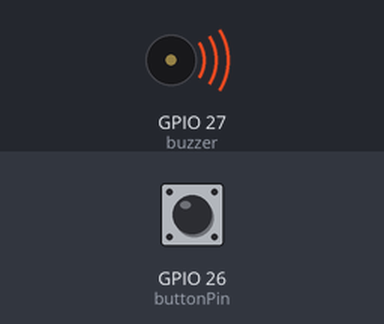
Recording of a sketch running on a simulated ESP32. Parts: buzzer (waves = sounding). The test bench sets the inputs (shaded band); at power-on: GPIO 26 (buttonPin) HIGH.

Above: at 1.2 s.
1.3 s: GPIO 26 (buttonPin) pulled LOW for 0.15 s
At 4.53 s:
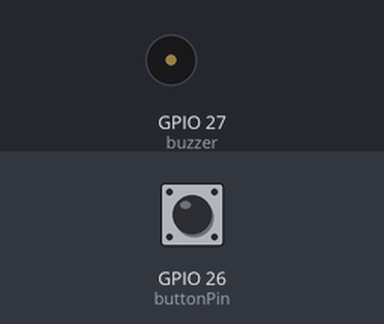
Timing chart, 0 to 10.3 s (numbered marks = the images above; inputs shaded):
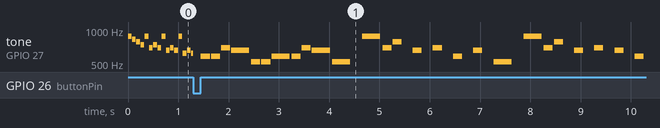

Measured:
- by itself, tone on GPIO 27 (buzzer): plays 587 Hz for 0.18 s, 587 Hz for 0.18 s, 698 Hz for 0.18 s, 659 Hz for 0.36 s, 523 Hz for 0.18 s, 523 Hz for 0.18 s … (26 notes in this stretch)

The sketch:

chiptune_asrun.ino
```cpp
/*
  Chiptune Jukebox  (ESP32)
  ---------------------------------------------------------------
  Songs: Pokemon Battle ->  Attack on Titan  ->  Fullmetal Alchemist  ->  Super Mario

  Wiring:
    - Passive buzzer / piezo:  pin 27  ->  buzzer  ->  GND
    - Push button:             pin 4   ->  button  ->  GND
      (uses the internal pull-up, so no resistor needed)

  How it works:
    - Starts on the Pokemon battle theme and plays through.
    - Press the button any time to skip to the next song.
    - If a song finishes on its own, it waits silently until
      you press the button to start the next one.
    - Songs cycle: Battle -> Attack on Titan -> Fullmetal Alchemist -> Mario -> Battle ...

  Note format:
    Each melody is a list of { note, duration } pairs.
    duration: 1 = whole, 2 = half, 4 = quarter, 8 = eighth, 16 = sixteenth.
    A negative duration means a dotted note (1.5x length).
  ---------------------------------------------------------------
*/

int buzzer    = 27;
int buttonPin = 26;

// --- Note frequencies in Hz (shared by all songs) ---
#define REST 0
#define E4   330
#define FS4  370
#define G4   392
#define GS4  415
#define A4   440
#define AS4  466
#define B4   494
#define C5   523
#define CS5  554
#define D5   587
#define DS5  622
#define E5   659
#define F5   698
#define FS5  740
#define G5   784
#define GS5  831
#define A5   880
#define AS5  932
#define B5   988
#define C6   1047
#define CS6  1109
#define D6   1175
#define DS6  1245
#define E6   1319
#define F6   1397
#define G6   1568

// =====================================================================
//  SONG 1 : Pokemon Red/Blue - Trainer Battle Theme
// =====================================================================
int pokemonBattle[] = {
  A5,16, GS5,16, G5,16, FS5,16, A5,16, F5,16, FS5,16, F5,16,
  A5,16, E5,16, F5,16, E5,16, A5,16, DS5,16, E5,16, DS5,16,
  A5,16, D5,16, DS5,16, D5,16, A5,16, CS5,16, D5,16, CS5,16,
  A5,16, C5,16, CS5,16, C5,16, A5,16, B4,16, C5,16, B4,16,
  B5,8, REST,8, REST,4, REST,2, REST,1, B5,8, REST,8, REST,4,
  REST,2, REST,2, REST,4, A5,8, REST,8, B4,8, REST,4, CS5,8,
  REST,4, D5,8, REST,8, B4,8, CS5,8, REST,8, D5,8, REST,4,
  A5,8, AS5,8, B5,8, REST,4, CS6,8, REST,4, D6,8, REST,8,
  B5,8, CS6,8, REST,8, D6,8, REST,4, A5,8, REST,8, B4,4,
  B4,8, FS4,2, REST,8, REST,4, B4,4, FS4,4, B4,4, C5,1,
  REST,1, B4,4, B4,8, FS4,2, REST,8, REST,4, B4,4, FS4,4,
  B4,4, A4,1, REST,1, G4,1, D5,2, G4,2, A4,1, REST,1,
  G4,1, E5,2, FS5,2, E5,1, G5,4, A5,8, G5,8, FS5,8,
  E5,8, D5,8, E5,8, FS5,1, FS5,1, G5,1, G5,4, A5,8,
  G5,8, G5,8, FS5,8, E5,8, FS5,8, GS5,1, GS5,1, A5,1,
  CS6,2, E6,2, D6,4, A5,4, C6,8, B5,8, B5,1, B5,4,
  B5,2, D6,4, A5,4, AS5,8, F6,8, F6,2, F6,4, G6,1,
  E6,1, E6,2, E6,4, E6,8, B4,8, C5,4, C5,8, A4,8,
  A4,2, REST,4, C5,4, A4,4, C5,4, AS4,4, AS4,8, F5,2,
  REST,4, REST,8, AS4,4, F5,4, D5,4, C5,4, C5,8, A4,8,
  A4,2, REST,4, A4,4, E5,8, D5,8, C5,8, E5,8, D5,8,
  AS4,4, F5,8, F5,2, G5,4, G5,8, F5,4, F5,8, D5,4,
  F5,1, E5,1, D5,1, E5,1, F6,1, E6,1, G6,1, F6,1,
  E5,8, REST,4, E5,8, REST,4, E5,8, REST,8, E5,8, REST,4,
  E5,8, REST,4, E5,8, REST,8, E5,8, REST,4, E5,8, REST,4,
  E5,8, REST,8, E5,8, REST,4, E5,8, REST,4, E5,8, REST,8,
  A4,4, B4,4, G4,8, A4,8, A4,2, B4,8, CS5,8, E5,8,
  D5,8, CS5,8, B4,8, AS4,1, REST,8, AS4,8, C5,8, F5,8,
  E5,8, D5,8, C5,8, AS4,8, B4,1, REST,8, B4,8, CS5,8,
  G5,8, FS5,8, E5,8, D5,8, B4,8, C5,1, E5,2, G5,2,
  B4,4, B4,8, FS4,2, REST,8, REST,4, B4,4, FS4,4, B4,4,
  C5,1, REST,1, B4,4, B4,8, FS4,2, REST,8, REST,4, B4,4,
  FS4,4, B4,4, A4,1, REST,1, G4,1, D5,2, G4,2, A4,1,
  REST,1, G4,1, E5,2, FS5,2, E5,1, G5,4, A5,8, G5,8,
  FS5,8, E5,8, D5,8, E5,8, FS5,1, FS5,1, G5,1, G5,4,
  A5,8, G5,8, G5,8, FS5,8, E5,8, FS5,8, GS5,1, GS5,1,
  A5,1, CS6,2, E6,2, D6,4, A5,4, C6,8, B5,8, B5,1,
  B5,4, B5,2, D6,4, A5,4, AS5,8, F6,8, F6,2, F6,4,
  G6,1, E6,1, E6,2, E6,4, E6,8, B4,8, C5,4, C5,8,
  A4,8, A4,2, REST,4, C5,4, A4,4, C5,4, AS4,4, AS4,8,
  F5,2, REST,4, REST,8, AS4,4, F5,4, D5,4, C5,4, C5,8,
  A4,8, A4,2, REST,4, A4,4, E5,8, D5,8, C5,8, E5,8,
  D5,8, AS4,4, F5,8, F5,2, G5,4, G5,8, F5,4, F5,8,
  D5,4, F5,1, E5,1, D5,1, E5,1, F6,1, E6,1, G6,1,
  F6,1, E5,8, REST,4, E5,8, REST,4, E5,8, REST,8, E5,8,
  REST,4, E5,8, REST,4, E5,8, REST,8, E5,8, REST,4, E5,8,
  REST,4, E5,8, REST,8, E5,8, REST,4, E5,8, REST,4, E5,8,
  REST,8, A4,4, B4,4, G4,8, A4,8, A4,2, B4,8, CS5,8,
  E5,8, D5,8, CS5,8, B4,8, AS4,1, REST,8, AS4,8, C5,8,
  F5,8, E5,8, D5,8, C5,8, AS4,8, B4,1, REST,8, B4,8,
  CS5,8, G5,8, FS5,8, E5,8, D5,8, B4,8, C5,1, E5,2,
  G5,2, D5,1
};

// =====================================================================
//  SONG 2 : Attack on Titan - Guren no Yumiya (intro)
// =====================================================================
int attackOnTitan[] = {
  D5,8, D5,8, F5,8, E5,4, C5,8, C5,8, D5,4, D5,8,
  F5,8, E5,4, C5,4, REST,8, A5,4, F5,8, G5,8, REST,8,
  E5,8, REST,8, F5,8, REST,8, D5,8, REST,8, E5,8, REST,8,
  C5,4, REST,8, A5,4, F5,8, G5,8, REST,8, E5,8, REST,8,
  F5,8, REST,8, E5,8, REST,8, D5,8, REST,8, C5,4, REST,8,
  C6,4, GS5,8, AS5,8, REST,8, G5,8, REST,8, GS5,8, REST,8,
  F5,8, REST,8, G5,8, REST,8, DS5,4, REST,8, C6,4, GS5,8,
  AS5,8, REST,8, G5,8, REST,8, GS5,8, REST,8, G5,8, REST,8,
  F5,8, REST,8, DS5,4, REST,8
};


// =====================================================================
//  SONG 3 : Fullmetal Alchemist - Melissa (intro)
// =====================================================================
int fullmetalAlchemist[] = {
  E5,8, B5,4, E5,8, E5,4, D5,4, E5,8, B5,8, E5,8,
  E5,8, D5,16, E5,16, E5,8, FS5,4, FS5,16, FS5,16, FS5,8,
  G5,8, FS5,8, G5,8, FS5,8, B4,8, B4,4, REST,1
};

// =====================================================================
//  SONG 4 : Super Mario Bros - Overworld Theme (lead melody)
// =====================================================================
int superMario[] = {
  E5,8, E5,8, REST,8, E5,8, REST,8, C5,8, E5,8, REST,8,
  G5,8, REST,8, REST,4, G4,8, REST,4, REST,8, C5,8, REST,4,
  G4,8, REST,4, E4,8, REST,4, A4,8, REST,8, B4,8, REST,8,
  AS4,8, A4,8, REST,8, G4,8, E5,8, REST,8, G5,8, A5,8,
  REST,8, F5,8, G5,8, REST,8, E5,8, REST,8, C5,8, D5,8,
  B4,8, REST,4, C5,8, REST,4, G4,8, REST,4, E4,8, REST,4,
  A4,8, REST,8, B4,8, REST,8, AS4,8, A4,8, REST,8, G4,8,
  E5,8, REST,8, G5,8, A5,8, REST,8, F5,8, G5,8, REST,8,
  E5,8, REST,8, C5,8, D5,8, B4,8, REST,4, REST,4, G5,8,
  FS5,8, F5,8, DS5,8, REST,8, E5,8, REST,8, GS4,8, A4,8,
  C5,8, C5,8, A4,8, C5,8, D5,8, REST,4, G5,8, FS5,8,
  F5,8, DS5,8, REST,8, E5,8, REST,8, C6,8, REST,8, C6,8,
  C6,8, REST,8, REST,2, G5,8, FS5,8, F5,8, DS5,8, REST,8,
  E5,8, REST,8, GS4,8, A4,8, C5,8, C5,8, A4,8, C5,8,
  D5,8, REST,4, DS5,8, REST,4, D5,8, REST,4, C5,8, REST,4,
  REST,8, REST,2, REST,4, G5,8, FS5,8, F5,8, DS5,8, REST,8,
  E5,8, REST,8, GS4,8, A4,8, C5,8, C5,8, A4,8, C5,8,
  D5,8, REST,4, G5,8, FS5,8, F5,8, DS5,8, REST,8, E5,8,
  REST,8, C6,8, REST,8, C6,8, C6,8, REST,8, REST,2, G5,8,
  FS5,8, F5,8, DS5,8, REST,8, E5,8, REST,8, GS4,8, A4,8,
  C5,8, C5,8, A4,8, C5,8, D5,8, REST,4, DS5,8, REST,4,
  D5,8, REST,4, C5,8, REST,4, REST,8, REST,2, C5,8, C5,8,
  REST,8, C5,8, REST,8, C5,8, D5,8, REST,8, E5,8, C5,8,
  REST,8, A4,8, G4,8, REST,8, REST,4, C5,8, C5,8, REST,8,
  C5,8, REST,8, C5,8, D5,8, E5,8, REST,2, REST,2, C5,8,
  C5,8, REST,8, C5,8, REST,8, C5,8, D5,8, REST,8, E5,8,
  C5,8, REST,8, A4,8, G4,8, REST,8, REST,4, E5,8, E5,8,
  REST,8, E5,8, REST,8, C5,8, E5,8, REST,8, G5,8, REST,8,
  REST,4, G4,8, REST,8, REST,4, C5,8, REST,4, G4,8, REST,4,
  E4,8, REST,4, A4,8, REST,8, B4,8, REST,8, AS4,8, A4,8,
  REST,8, G4,8, E5,8, REST,8, G5,8, A5,8, REST,8, F5,8,
  G5,8, REST,8, E5,8, REST,8, C5,8, D5,8, B4,8, REST,4,
  C5,8, REST,4, G4,8, REST,4, E4,8, REST,4, A4,8, REST,8,
  B4,8, REST,8, AS4,8, A4,8, REST,8, G4,8, E5,8, REST,8,
  G5,8, A5,8, REST,8, F5,8, G5,8, REST,8, E5,8, REST,8,
  C5,8, D5,8, B4,8, REST,4, E5,8, C5,8, REST,8, G4,8,
  REST,4, GS4,8, REST,8, A4,8, F5,8, REST,8, F5,8, A4,8,
  REST,8, REST,4, B4,8, A5,8, REST,8, A5,8, A5,8, G5,8,
  REST,8, F5,8, E5,8, C5,8, REST,8, A4,8, G4,8, REST,8,
  REST,4, E5,8, C5,8, REST,8, G4,8, REST,4, GS4,8, REST,8,
  A4,8, F5,8, REST,8, F5,8, A4,8, REST,8, REST,4, B4,8,
  F5,8, REST,8, F5,8, F5,8, E5,8, REST,8, D5,8, C5,8,
  REST,8, REST,4, REST,2, E5,8, C5,8, REST,8, G4,8, REST,4,
  GS4,8, REST,8, A4,8, F5,8, REST,8, F5,8, A4,8, REST,8,
  REST,4, B4,8, A5,8, REST,8, A5,8, A5,8, G5,8, REST,8,
  F5,8, E5,8, C5,8, REST,8, A4,8, G4,8, REST,8, REST,4,
  E5,8, C5,8, REST,8, G4,8, REST,4, GS4,8, REST,8, A4,8,
  F5,8, REST,8, F5,8, A4,8, REST,8, REST,4, B4,8, F5,8,
  REST,8, F5,8, F5,8, E5,8, REST,8, D5,8, C5,8, REST,8,
  REST,4, REST,2, C5,8, C5,8, REST,8, C5,8, REST,8, C5,8,
  D5,8, REST,8, E5,8, C5,8, REST,8, A4,8, G4,8, REST,8,
  REST,4, C5,8, C5,8, REST,8, C5,8, REST,8, C5,8, D5,8,
  E5,8, REST,2, REST,2, C5,8, C5,8, REST,8, C5,8, REST,8,
  C5,8, D5,8, REST,8, E5,8, C5,8, REST,8, A4,8, G4,8,
  REST,8, REST,4, E5,8, E5,8, REST,8, E5,8, REST,8, C5,8,
  E5,8, REST,8, G5,8, REST,8, REST,4, G4,8, REST,8, REST,4,
  E5,8, C5,8, REST,8, G4,8, REST,4, GS4,8, REST,8, A4,8,
  F5,8, REST,8, F5,8, A4,8, REST,8, REST,4, B4,8, A5,8,
  REST,8, A5,8, A5,8, G5,8, REST,8, F5,8, E5,8, C5,8,
  REST,8, A4,8, G4,8, REST,8, REST,4, E5,8, C5,8, REST,8,
  G4,8, REST,4, GS4,8, REST,8, A4,8, F5,8, REST,8, F5,8,
  A4,8, REST,8, REST,4, B4,8, F5,8, REST,8, F5,8, F5,8,
  E5,8, REST,8, D5,8, C5,8, REST,8, REST,4, REST,2, C5,8,
  REST,4, G4,8, REST,4, E4,8, REST,8, A4,8, B4,8, A4,8,
  GS4,4, AS4,4, GS4,4, G4,1
};

// =====================================================================
//  Song table  (add/reorder songs here; count is automatic)
// =====================================================================
struct Song {
  int *data;
  int numNotes;   // number of note/duration pairs
  int tempo;      // BPM
};

Song songs[] = {
  { pokemonBattle, sizeof(pokemonBattle) / sizeof(int) / 2, 180 },
  { attackOnTitan, sizeof(attackOnTitan) / sizeof(int) / 2, 150 },
  { fullmetalAlchemist, sizeof(fullmetalAlchemist) / sizeof(int) / 2, 135 },
  { superMario,        sizeof(superMario)        / sizeof(int) / 2, 200 }
};
int numSongs    = sizeof(songs) / sizeof(songs[0]);
int currentSong = 0;

// =====================================================================
//  Button (debounced, edge-detected)
// =====================================================================
bool buttonPressed() {
  static bool last = HIGH;
  static unsigned long t = 0;
  bool now = digitalRead(buttonPin);
  if (now != last && millis() - t > 40) {
    t = millis();
    last = now;
    if (now == LOW) return true;   // pressed (pin pulled to GND)
  }
  return false;
}

// Delay for ms, but bail out early if the button is pressed.
bool delayOrButton(int ms) {
  unsigned long start = millis();
  while (millis() - start < (unsigned long)ms) {
    if (buttonPressed()) return true;
    delay(2);
  }
  return false;
}

// Play one song. Returns true if the button interrupted it.
bool playSong(int index) {
  int *m        = songs[index].data;
  int count     = songs[index].numNotes;
  int wholenote = (60000 * 4) / songs[index].tempo;

  for (int i = 0; i < count * 2; i += 2) {
    int note    = m[i];
    int divider = m[i + 1];
    int duration;

    if (divider > 0) duration = wholenote / divider;
    else             duration = (wholenote / abs(divider)) * 1.5;   // dotted note

    if (note == REST) noTone(buzzer);
    else              tone(buzzer, note, duration * 0.9);

    if (delayOrButton(duration)) {   // interrupted mid-song
      noTone(buzzer);
      return true;
    }
    noTone(buzzer);
  }
  return false;   // finished naturally
}

// =====================================================================
//  Main
// =====================================================================
void setup() {
  pinMode(buzzer, OUTPUT);
  pinMode(buttonPin, INPUT_PULLUP);
}

void loop() {
  bool interrupted = playSong(currentSong);

  if (!interrupted) {
    // Song ended on its own — wait here until a press.
    while (!buttonPressed()) {
      delay(5);
    }
  }

  currentSong = (currentSong + 1) % numSongs;   // advance to next song
  delay(150);                                    // brief gap before it starts
}
```
